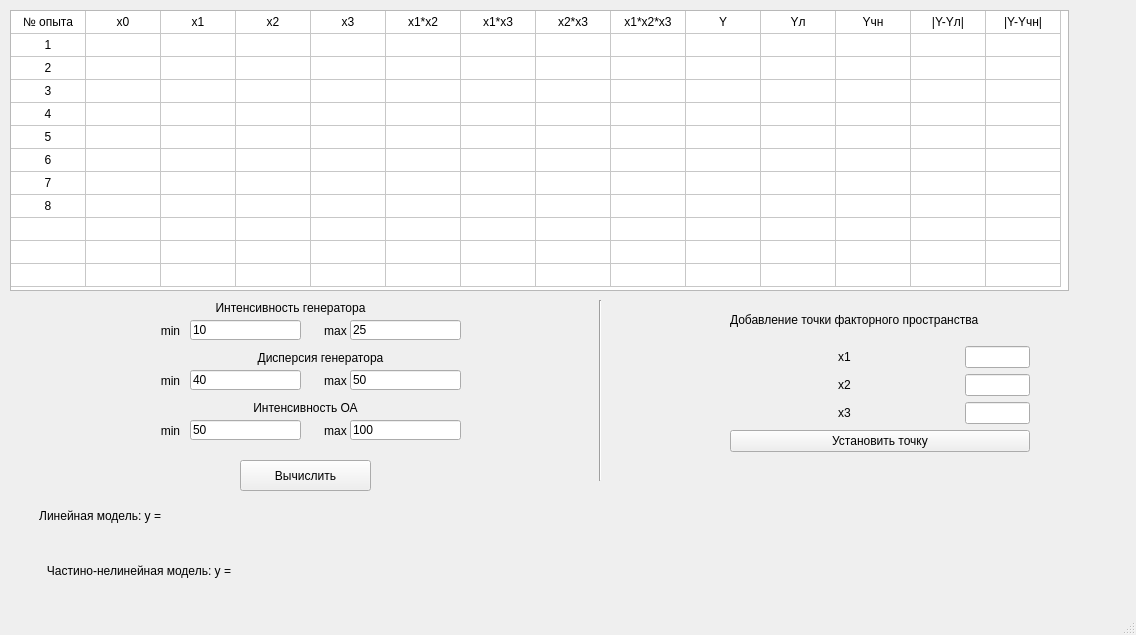
<?xml version="1.0" encoding="UTF-8"?>
<ui version="4.0">
 <class>MainWindow</class>
 <widget class="QMainWindow" name="MainWindow">
  <property name="geometry">
   <rect>
    <x>0</x>
    <y>0</y>
    <width>1136</width>
    <height>635</height>
   </rect>
  </property>
  <property name="windowTitle">
   <string>MainWindow</string>
  </property>
  <widget class="QWidget" name="centralwidget">
   <widget class="QLabel" name="label">
    <property name="geometry">
     <rect>
      <x>190</x>
      <y>300</y>
      <width>201</width>
      <height>16</height>
     </rect>
    </property>
    <property name="text">
     <string>Интенсивность генератора</string>
    </property>
    <property name="alignment">
     <set>Qt::AlignCenter</set>
    </property>
   </widget>
   <widget class="QLabel" name="label_3">
    <property name="geometry">
     <rect>
      <x>130</x>
      <y>320</y>
      <width>81</width>
      <height>21</height>
     </rect>
    </property>
    <property name="text">
     <string>min</string>
    </property>
    <property name="alignment">
     <set>Qt::AlignCenter</set>
    </property>
   </widget>
   <widget class="QLineEdit" name="entry_gen_int_min">
    <property name="geometry">
     <rect>
      <x>190</x>
      <y>320</y>
      <width>111</width>
      <height>20</height>
     </rect>
    </property>
    <property name="text">
     <string>10</string>
    </property>
   </widget>
   <widget class="QLabel" name="label_18">
    <property name="geometry">
     <rect>
      <x>310</x>
      <y>320</y>
      <width>51</width>
      <height>21</height>
     </rect>
    </property>
    <property name="text">
     <string>max</string>
    </property>
    <property name="alignment">
     <set>Qt::AlignCenter</set>
    </property>
   </widget>
   <widget class="QLineEdit" name="entry_gen_int_max">
    <property name="geometry">
     <rect>
      <x>350</x>
      <y>320</y>
      <width>111</width>
      <height>20</height>
     </rect>
    </property>
    <property name="text">
     <string>25</string>
    </property>
   </widget>
   <widget class="QLabel" name="label_5">
    <property name="geometry">
     <rect>
      <x>190</x>
      <y>400</y>
      <width>231</width>
      <height>16</height>
     </rect>
    </property>
    <property name="text">
     <string>Интенсивность ОА</string>
    </property>
    <property name="alignment">
     <set>Qt::AlignCenter</set>
    </property>
   </widget>
   <widget class="QLineEdit" name="entry_proc_dev_min">
    <property name="geometry">
     <rect>
      <x>190</x>
      <y>420</y>
      <width>111</width>
      <height>20</height>
     </rect>
    </property>
    <property name="text">
     <string>50</string>
    </property>
   </widget>
   <widget class="QLabel" name="label_6">
    <property name="geometry">
     <rect>
      <x>130</x>
      <y>420</y>
      <width>81</width>
      <height>21</height>
     </rect>
    </property>
    <property name="text">
     <string>min</string>
    </property>
    <property name="alignment">
     <set>Qt::AlignCenter</set>
    </property>
   </widget>
   <widget class="QLineEdit" name="entry_proc_dev_max">
    <property name="geometry">
     <rect>
      <x>350</x>
      <y>420</y>
      <width>111</width>
      <height>20</height>
     </rect>
    </property>
    <property name="text">
     <string>100</string>
    </property>
   </widget>
   <widget class="QLabel" name="label_21">
    <property name="geometry">
     <rect>
      <x>310</x>
      <y>420</y>
      <width>51</width>
      <height>21</height>
     </rect>
    </property>
    <property name="text">
     <string>max</string>
    </property>
    <property name="alignment">
     <set>Qt::AlignCenter</set>
    </property>
   </widget>
   <widget class="QLabel" name="label_7">
    <property name="geometry">
     <rect>
      <x>190</x>
      <y>350</y>
      <width>261</width>
      <height>16</height>
     </rect>
    </property>
    <property name="text">
     <string>Дисперсия генератора</string>
    </property>
    <property name="alignment">
     <set>Qt::AlignCenter</set>
    </property>
   </widget>
   <widget class="QLineEdit" name="entry_proc_int_min">
    <property name="geometry">
     <rect>
      <x>190</x>
      <y>370</y>
      <width>111</width>
      <height>20</height>
     </rect>
    </property>
    <property name="text">
     <string>40</string>
    </property>
   </widget>
   <widget class="QLabel" name="label_9">
    <property name="geometry">
     <rect>
      <x>130</x>
      <y>370</y>
      <width>81</width>
      <height>21</height>
     </rect>
    </property>
    <property name="text">
     <string>min</string>
    </property>
    <property name="alignment">
     <set>Qt::AlignCenter</set>
    </property>
   </widget>
   <widget class="QLabel" name="label_22">
    <property name="geometry">
     <rect>
      <x>310</x>
      <y>370</y>
      <width>51</width>
      <height>21</height>
     </rect>
    </property>
    <property name="text">
     <string>max</string>
    </property>
    <property name="alignment">
     <set>Qt::AlignCenter</set>
    </property>
   </widget>
   <widget class="QLineEdit" name="entry_proc_int_max">
    <property name="geometry">
     <rect>
      <x>350</x>
      <y>370</y>
      <width>111</width>
      <height>20</height>
     </rect>
    </property>
    <property name="text">
     <string>50</string>
    </property>
   </widget>
   <widget class="QPushButton" name="btn_do_plan">
    <property name="geometry">
     <rect>
      <x>240</x>
      <y>460</y>
      <width>131</width>
      <height>31</height>
     </rect>
    </property>
    <property name="text">
     <string>Вычислить</string>
    </property>
   </widget>
   <widget class="QTableWidget" name="table_plan">
    <property name="geometry">
     <rect>
      <x>10</x>
      <y>10</y>
      <width>1059</width>
      <height>281</height>
     </rect>
    </property>
    <property name="minimumSize">
     <size>
      <width>800</width>
      <height>209</height>
     </size>
    </property>
    <property name="rowCount">
     <number>12</number>
    </property>
    <property name="columnCount">
     <number>14</number>
    </property>
    <attribute name="horizontalHeaderVisible">
     <bool>false</bool>
    </attribute>
    <attribute name="horizontalHeaderDefaultSectionSize">
     <number>75</number>
    </attribute>
    <attribute name="verticalHeaderVisible">
     <bool>false</bool>
    </attribute>
    <attribute name="verticalHeaderDefaultSectionSize">
     <number>23</number>
    </attribute>
    <row/>
    <row/>
    <row/>
    <row/>
    <row/>
    <row/>
    <row/>
    <row/>
    <row/>
    <row/>
    <row/>
    <row/>
    <column/>
    <column/>
    <column/>
    <column/>
    <column/>
    <column/>
    <column/>
    <column/>
    <column/>
    <column/>
    <column/>
    <column/>
    <column/>
    <column/>
    <item row="0" column="0">
     <property name="text">
      <string>№ опыта</string>
     </property>
     <property name="textAlignment">
      <set>AlignCenter</set>
     </property>
    </item>
    <item row="0" column="1">
     <property name="text">
      <string>x0</string>
     </property>
     <property name="textAlignment">
      <set>AlignCenter</set>
     </property>
    </item>
    <item row="0" column="2">
     <property name="text">
      <string>x1</string>
     </property>
     <property name="textAlignment">
      <set>AlignCenter</set>
     </property>
    </item>
    <item row="0" column="3">
     <property name="text">
      <string>x2</string>
     </property>
     <property name="textAlignment">
      <set>AlignCenter</set>
     </property>
    </item>
    <item row="0" column="4">
     <property name="text">
      <string>x3</string>
     </property>
     <property name="textAlignment">
      <set>AlignCenter</set>
     </property>
    </item>
    <item row="0" column="5">
     <property name="text">
      <string>x1*x2</string>
     </property>
     <property name="textAlignment">
      <set>AlignCenter</set>
     </property>
    </item>
    <item row="0" column="6">
     <property name="text">
      <string>x1*x3</string>
     </property>
     <property name="textAlignment">
      <set>AlignCenter</set>
     </property>
    </item>
    <item row="0" column="7">
     <property name="text">
      <string>x2*x3</string>
     </property>
     <property name="textAlignment">
      <set>AlignCenter</set>
     </property>
    </item>
    <item row="0" column="8">
     <property name="text">
      <string>x1*x2*x3</string>
     </property>
     <property name="textAlignment">
      <set>AlignCenter</set>
     </property>
    </item>
    <item row="0" column="9">
     <property name="text">
      <string>Y</string>
     </property>
     <property name="textAlignment">
      <set>AlignCenter</set>
     </property>
    </item>
    <item row="0" column="10">
     <property name="text">
      <string>Yл</string>
     </property>
     <property name="textAlignment">
      <set>AlignCenter</set>
     </property>
    </item>
    <item row="0" column="11">
     <property name="text">
      <string>Yчн</string>
     </property>
     <property name="textAlignment">
      <set>AlignCenter</set>
     </property>
    </item>
    <item row="0" column="12">
     <property name="text">
      <string>|Y-Yл|</string>
     </property>
     <property name="textAlignment">
      <set>AlignCenter</set>
     </property>
    </item>
    <item row="0" column="13">
     <property name="text">
      <string>|Y-Yчн|</string>
     </property>
     <property name="textAlignment">
      <set>AlignCenter</set>
     </property>
    </item>
    <item row="1" column="0">
     <property name="text">
      <string>1</string>
     </property>
     <property name="textAlignment">
      <set>AlignCenter</set>
     </property>
    </item>
    <item row="2" column="0">
     <property name="text">
      <string>2</string>
     </property>
     <property name="textAlignment">
      <set>AlignCenter</set>
     </property>
    </item>
    <item row="3" column="0">
     <property name="text">
      <string>3</string>
     </property>
     <property name="textAlignment">
      <set>AlignCenter</set>
     </property>
    </item>
    <item row="4" column="0">
     <property name="text">
      <string>4</string>
     </property>
     <property name="textAlignment">
      <set>AlignCenter</set>
     </property>
    </item>
    <item row="5" column="0">
     <property name="text">
      <string>5</string>
     </property>
     <property name="textAlignment">
      <set>AlignCenter</set>
     </property>
    </item>
    <item row="6" column="0">
     <property name="text">
      <string>6</string>
     </property>
     <property name="textAlignment">
      <set>AlignCenter</set>
     </property>
    </item>
    <item row="7" column="0">
     <property name="text">
      <string>7</string>
     </property>
     <property name="textAlignment">
      <set>AlignCenter</set>
     </property>
    </item>
    <item row="8" column="0">
     <property name="text">
      <string>8</string>
     </property>
     <property name="textAlignment">
      <set>AlignCenter</set>
     </property>
    </item>
   </widget>
   <widget class="QLabel" name="label_2">
    <property name="geometry">
     <rect>
      <x>10</x>
      <y>500</y>
      <width>151</width>
      <height>31</height>
     </rect>
    </property>
    <property name="maximumSize">
     <size>
      <width>170</width>
      <height>16777215</height>
     </size>
    </property>
    <property name="text">
     <string>Линейная модель: y =</string>
    </property>
    <property name="alignment">
     <set>Qt::AlignRight|Qt::AlignTrailing|Qt::AlignVCenter</set>
    </property>
   </widget>
   <widget class="QLabel" name="label_yl">
    <property name="geometry">
     <rect>
      <x>170</x>
      <y>510</y>
      <width>701</width>
      <height>21</height>
     </rect>
    </property>
    <property name="text">
     <string/>
    </property>
   </widget>
   <widget class="QLabel" name="label_4">
    <property name="geometry">
     <rect>
      <x>20</x>
      <y>550</y>
      <width>211</width>
      <height>41</height>
     </rect>
    </property>
    <property name="text">
     <string>Частино-нелинейная модель: y =</string>
    </property>
    <property name="alignment">
     <set>Qt::AlignRight|Qt::AlignTrailing|Qt::AlignVCenter</set>
    </property>
   </widget>
   <widget class="QWidget" name="layoutWidget">
    <property name="geometry">
     <rect>
      <x>730</x>
      <y>300</y>
      <width>300</width>
      <height>152</height>
     </rect>
    </property>
    <layout class="QVBoxLayout" name="verticalLayout_7">
     <item>
      <widget class="QLabel" name="label_15">
       <property name="text">
        <string>Добавление точки факторного пространства</string>
       </property>
      </widget>
     </item>
     <item>
      <layout class="QGridLayout" name="gridLayout_7">
       <property name="sizeConstraint">
        <enum>QLayout::SetDefaultConstraint</enum>
       </property>
       <item row="1" column="0">
        <widget class="QLabel" name="label_25">
         <property name="text">
          <string>x2</string>
         </property>
         <property name="alignment">
          <set>Qt::AlignCenter</set>
         </property>
        </widget>
       </item>
       <item row="2" column="0">
        <widget class="QLabel" name="label_26">
         <property name="text">
          <string>x3</string>
         </property>
         <property name="alignment">
          <set>Qt::AlignCenter</set>
         </property>
        </widget>
       </item>
       <item row="0" column="0">
        <widget class="QLabel" name="label_24">
         <property name="text">
          <string>x1</string>
         </property>
         <property name="alignment">
          <set>Qt::AlignCenter</set>
         </property>
        </widget>
       </item>
       <item row="1" column="1">
        <widget class="QLineEdit" name="entry_x2_1">
         <property name="maximumSize">
          <size>
           <width>65</width>
           <height>16777215</height>
          </size>
         </property>
        </widget>
       </item>
       <item row="0" column="1">
        <widget class="QLineEdit" name="entry_x1_1">
         <property name="maximumSize">
          <size>
           <width>65</width>
           <height>16777215</height>
          </size>
         </property>
        </widget>
       </item>
       <item row="2" column="1">
        <widget class="QLineEdit" name="entry_x3_1">
         <property name="maximumSize">
          <size>
           <width>65</width>
           <height>16777215</height>
          </size>
         </property>
        </widget>
       </item>
      </layout>
     </item>
     <item>
      <widget class="QPushButton" name="btn_set1">
       <property name="text">
        <string>Установить точку</string>
       </property>
      </widget>
     </item>
    </layout>
   </widget>
   <widget class="QLabel" name="label_ynl">
    <property name="geometry">
     <rect>
      <x>230</x>
      <y>560</y>
      <width>841</width>
      <height>21</height>
     </rect>
    </property>
    <property name="text">
     <string/>
    </property>
   </widget>
   <widget class="Line" name="line">
    <property name="geometry">
     <rect>
      <x>590</x>
      <y>300</y>
      <width>20</width>
      <height>181</height>
     </rect>
    </property>
    <property name="orientation">
     <enum>Qt::Vertical</enum>
    </property>
   </widget>
  </widget>
  <widget class="QStatusBar" name="statusbar"/>
 </widget>
 <resources/>
 <connections/>
</ui>
